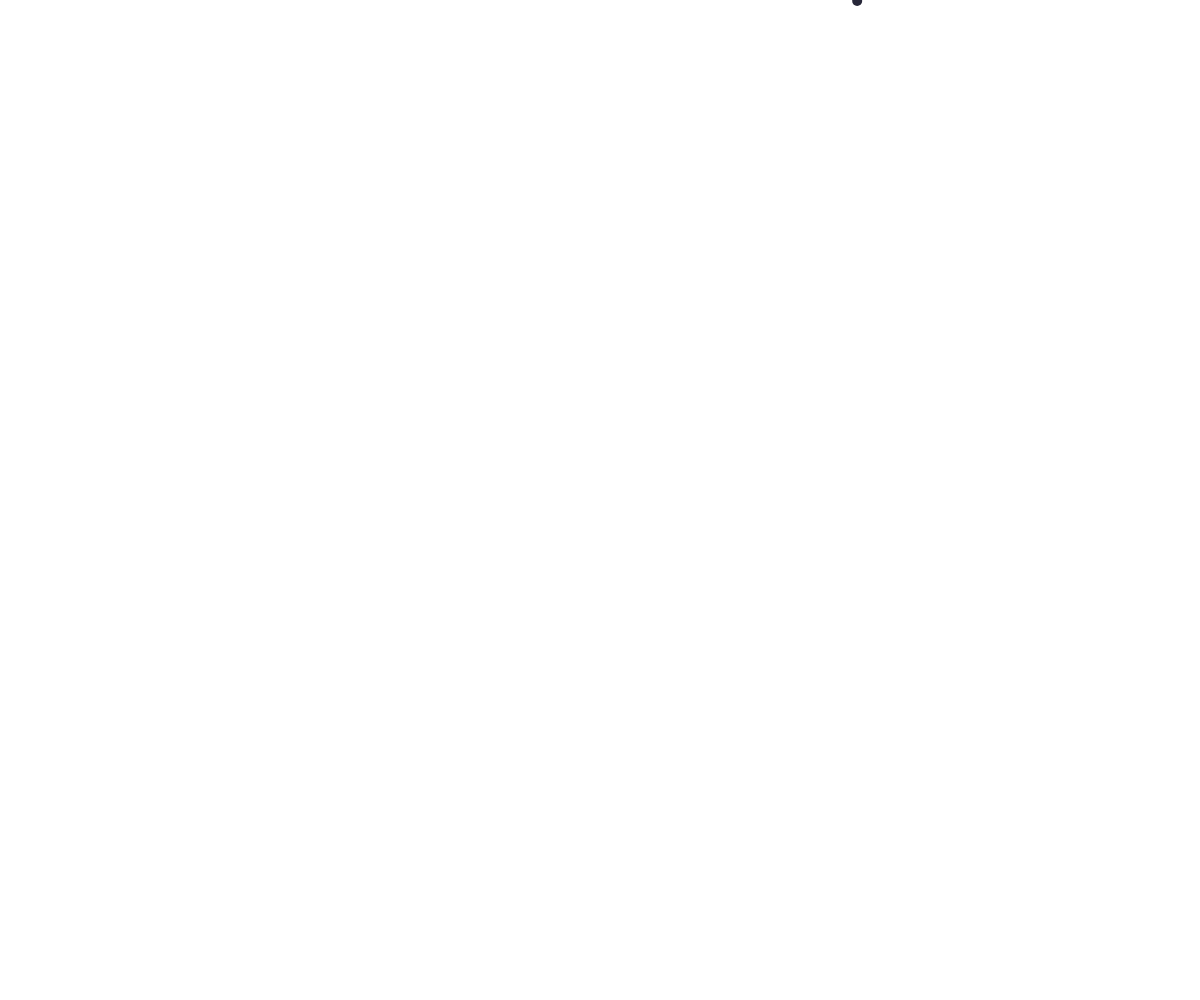
Frame 1 (no input)
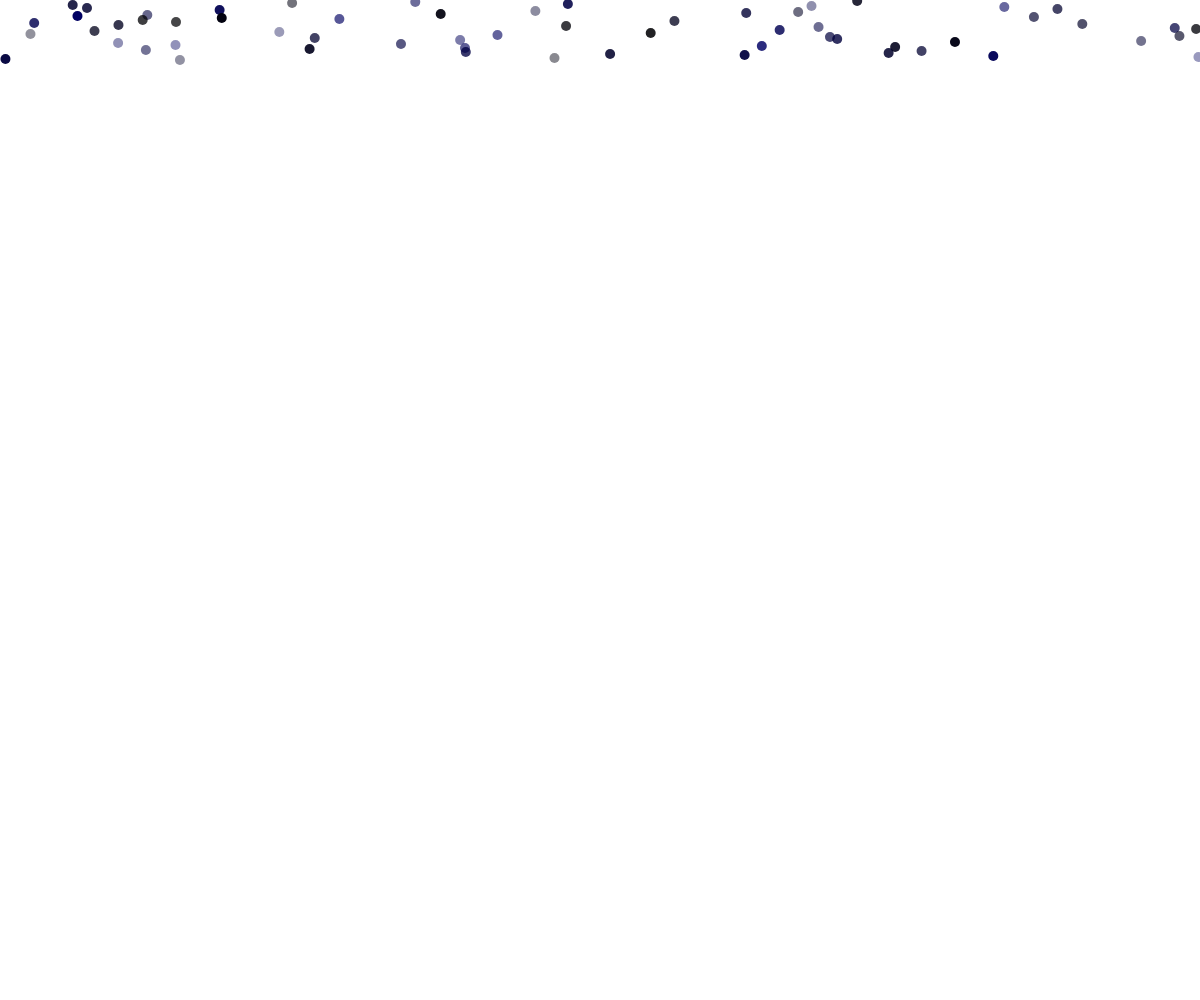
Frame 60 (no input)
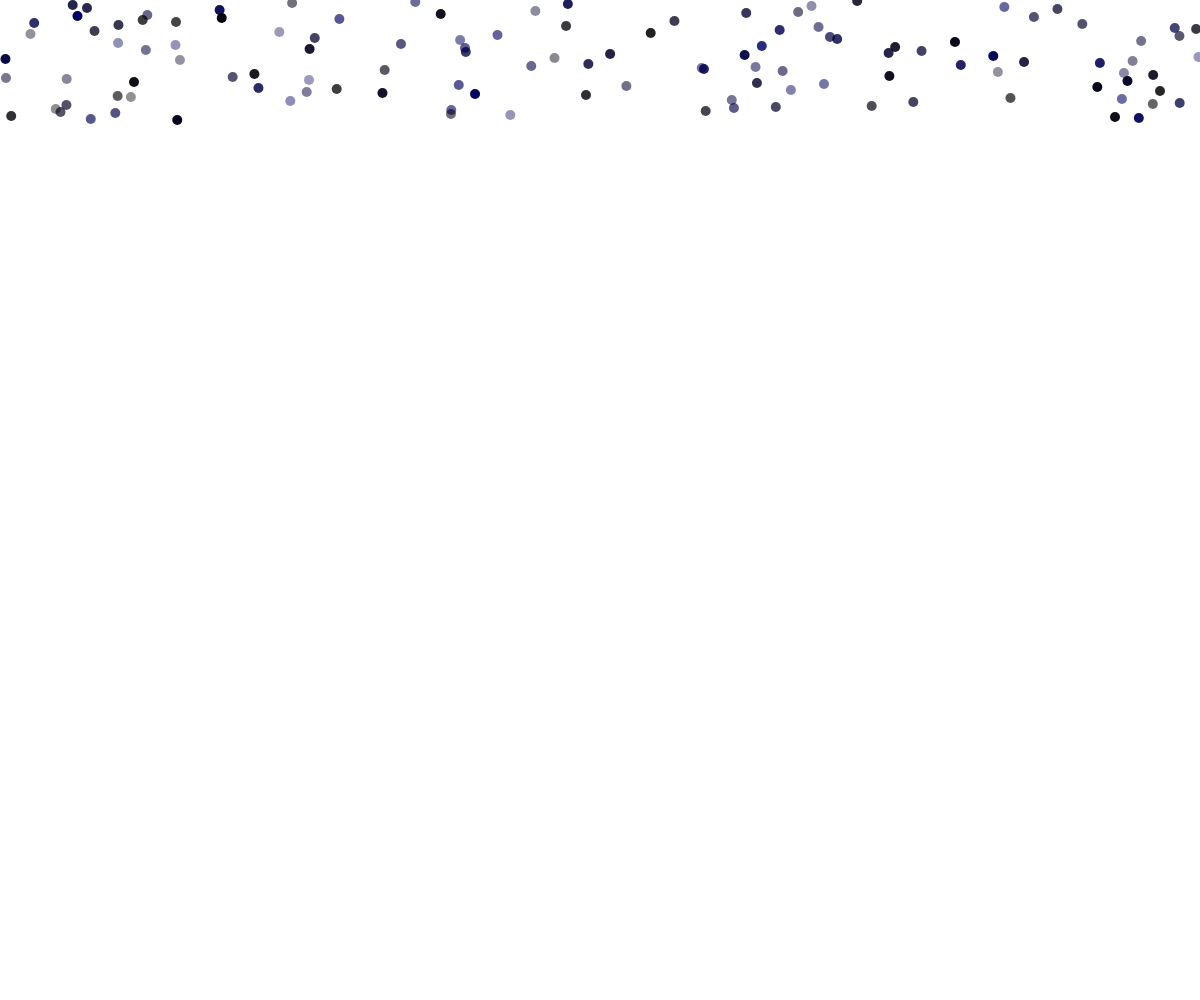
Frame 120 (the mouse pressed at the canvas centre since frame 60)

The p5.js sketch that drew these frames (run headless with seeded random() and noise() and a simulated clock; from frame 60 on, the mouse is pressed at the canvas centre):

// p5.js sketch
// ── sketch.js
let rain = {
  x : 0,
  y : 0,
  wi : 10,
  hi : 10,
  red : 0,
  blue : 20,
  green : 0,
  alpha : 0,
};
//above defining rain variables//

function setup() {
  createCanvas( windowWidth, windowHeight );
  //creating a canvas//
  frameRate(50);
  //setting framerate//
  background('white');
};
//create dots that slowly go down the screen with random transparency and blue coloration//
function draw() {
//below function makes rain go down by one pixel per loop, then reset once it reaches the bottom//
  rain.y = rain.y + 1;
  rain.y = rain.y % windowHeight;
  rain.x = random(0 , width);
  rain.blue = random( 0, 100 )
  rain.alpha = random( 100, 255 );
  noStroke();
  fill ( rain.red, rain.green, rain.blue, rain.alpha );
  ellipse ( rain.x, rain.y, rain.wi, rain.hi );

}
